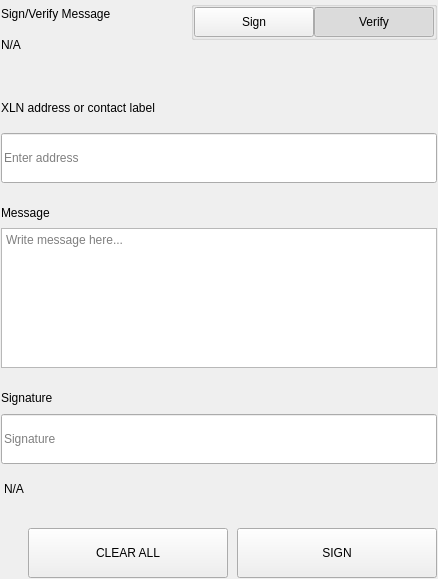
<?xml version="1.0" encoding="UTF-8"?>
<ui version="4.0">
 <class>SettingsSignMessageWidgets</class>
 <widget class="QWidget" name="SettingsSignMessageWidgets">
  <property name="geometry">
   <rect>
    <x>0</x>
    <y>0</y>
    <width>438</width>
    <height>579</height>
   </rect>
  </property>
  <property name="windowTitle">
   <string>Form</string>
  </property>
  <layout class="QVBoxLayout" name="verticalLayout">
   <property name="spacing">
    <number>0</number>
   </property>
   <property name="leftMargin">
    <number>0</number>
   </property>
   <property name="topMargin">
    <number>0</number>
   </property>
   <property name="rightMargin">
    <number>0</number>
   </property>
   <property name="bottomMargin">
    <number>0</number>
   </property>
   <item>
    <widget class="QWidget" name="left" native="true">
     <layout class="QVBoxLayout" name="verticalLayout_3">
      <property name="leftMargin">
       <number>0</number>
      </property>
      <property name="topMargin">
       <number>0</number>
      </property>
      <property name="rightMargin">
       <number>0</number>
      </property>
      <property name="bottomMargin">
       <number>0</number>
      </property>
      <item>
       <widget class="QWidget" name="container_sign" native="true">
        <layout class="QVBoxLayout" name="verticalLayout_2">
         <property name="spacing">
          <number>0</number>
         </property>
         <property name="leftMargin">
          <number>1</number>
         </property>
         <property name="topMargin">
          <number>1</number>
         </property>
         <property name="rightMargin">
          <number>1</number>
         </property>
         <property name="bottomMargin">
          <number>1</number>
         </property>
         <item>
          <layout class="QHBoxLayout" name="horizontalLayout_3" stretch="3,1">
           <property name="spacing">
            <number>40</number>
           </property>
           <item>
            <layout class="QVBoxLayout" name="verticalLayoutTitle">
             <property name="spacing">
              <number>5</number>
             </property>
             <item>
              <widget class="QLabel" name="labelTitle">
               <property name="text">
                <string>Sign/Verify Message</string>
               </property>
              </widget>
             </item>
             <item>
              <widget class="QLabel" name="labelSubtitle1">
               <property name="text">
                <string notr="true">N/A</string>
               </property>
               <property name="wordWrap">
                <bool>true</bool>
               </property>
              </widget>
             </item>
            </layout>
           </item>
           <item alignment="Qt::AlignRight|Qt::AlignTop">
            <widget class="QWidget" name="containerSwitch" native="true">
             <property name="styleSheet">
              <string notr="true">#containerSwitch{
	padding-top:9px;
}</string>
             </property>
             <layout class="QVBoxLayout" name="verticalLayout_6">
              <property name="spacing">
               <number>4</number>
              </property>
              <property name="leftMargin">
               <number>0</number>
              </property>
              <property name="topMargin">
               <number>0</number>
              </property>
              <property name="rightMargin">
               <number>0</number>
              </property>
              <property name="bottomMargin">
               <number>0</number>
              </property>
              <item alignment="Qt::AlignRight">
               <widget class="QGroupBox" name="groupBox">
                <property name="sizePolicy">
                 <sizepolicy hsizetype="Fixed" vsizetype="Preferred">
                  <horstretch>0</horstretch>
                  <verstretch>0</verstretch>
                 </sizepolicy>
                </property>
                <property name="title">
                 <string/>
                </property>
                <property name="alignment">
                 <set>Qt::AlignRight|Qt::AlignTop|Qt::AlignTrailing</set>
                </property>
                <layout class="QHBoxLayout" name="horizontalLayout_4">
                 <property name="spacing">
                  <number>0</number>
                 </property>
                 <property name="leftMargin">
                  <number>0</number>
                 </property>
                 <property name="topMargin">
                  <number>0</number>
                 </property>
                 <property name="rightMargin">
                  <number>0</number>
                 </property>
                 <property name="bottomMargin">
                  <number>0</number>
                 </property>
                 <item>
                  <widget class="QPushButton" name="pushSign">
                   <property name="minimumSize">
                    <size>
                     <width>120</width>
                     <height>30</height>
                    </size>
                   </property>
                   <property name="maximumSize">
                    <size>
                     <width>120</width>
                     <height>30</height>
                    </size>
                   </property>
                   <property name="focusPolicy">
                    <enum>Qt::NoFocus</enum>
                   </property>
                   <property name="text">
                    <string>Sign</string>
                   </property>
                   <property name="checkable">
                    <bool>true</bool>
                   </property>
                   <property name="autoExclusive">
                    <bool>true</bool>
                   </property>
                  </widget>
                 </item>
                 <item>
                  <widget class="QPushButton" name="pushVerify">
                   <property name="minimumSize">
                    <size>
                     <width>120</width>
                     <height>30</height>
                    </size>
                   </property>
                   <property name="maximumSize">
                    <size>
                     <width>120</width>
                     <height>30</height>
                    </size>
                   </property>
                   <property name="focusPolicy">
                    <enum>Qt::NoFocus</enum>
                   </property>
                   <property name="text">
                    <string>Verify</string>
                   </property>
                   <property name="checkable">
                    <bool>true</bool>
                   </property>
                   <property name="checked">
                    <bool>true</bool>
                   </property>
                   <property name="autoExclusive">
                    <bool>true</bool>
                   </property>
                  </widget>
                 </item>
                </layout>
               </widget>
              </item>
              <item alignment="Qt::AlignHCenter|Qt::AlignTop">
               <widget class="QLabel" name="labelSubtitleSwitch">
                <property name="text">
                 <string/>
                </property>
                <property name="alignment">
                 <set>Qt::AlignRight|Qt::AlignTrailing|Qt::AlignVCenter</set>
                </property>
               </widget>
              </item>
             </layout>
            </widget>
           </item>
          </layout>
         </item>
         <item>
          <spacer name="verticalSpacer_2">
           <property name="orientation">
            <enum>Qt::Vertical</enum>
           </property>
           <property name="sizeType">
            <enum>QSizePolicy::Fixed</enum>
           </property>
           <property name="sizeHint" stdset="0">
            <size>
             <width>20</width>
             <height>40</height>
            </size>
           </property>
          </spacer>
         </item>
         <item>
          <widget class="QWidget" name="containerAddress" native="true">
           <property name="sizePolicy">
            <sizepolicy hsizetype="Preferred" vsizetype="Fixed">
             <horstretch>0</horstretch>
             <verstretch>0</verstretch>
            </sizepolicy>
           </property>
           <layout class="QVBoxLayout" name="verticalLayout_5" stretch="0,0">
            <property name="spacing">
             <number>15</number>
            </property>
            <property name="leftMargin">
             <number>0</number>
            </property>
            <property name="topMargin">
             <number>0</number>
            </property>
            <property name="rightMargin">
             <number>0</number>
            </property>
            <property name="bottomMargin">
             <number>0</number>
            </property>
            <item>
             <widget class="QLabel" name="labelSubtitleAddress">
              <property name="minimumSize">
               <size>
                <width>0</width>
                <height>20</height>
               </size>
              </property>
              <property name="maximumSize">
               <size>
                <width>16777215</width>
                <height>20</height>
               </size>
              </property>
              <property name="text">
               <string>XLN address or contact label</string>
              </property>
             </widget>
            </item>
            <item>
             <widget class="QLineEdit" name="addressIn_SM">
              <property name="minimumSize">
               <size>
                <width>0</width>
                <height>50</height>
               </size>
              </property>
              <property name="maximumSize">
               <size>
                <width>16777215</width>
                <height>50</height>
               </size>
              </property>
              <property name="placeholderText">
               <string>Enter address</string>
              </property>
             </widget>
            </item>
           </layout>
          </widget>
         </item>
         <item>
          <spacer name="verticalSpacer_3">
           <property name="orientation">
            <enum>Qt::Vertical</enum>
           </property>
           <property name="sizeType">
            <enum>QSizePolicy::Fixed</enum>
           </property>
           <property name="sizeHint" stdset="0">
            <size>
             <width>20</width>
             <height>20</height>
            </size>
           </property>
          </spacer>
         </item>
         <item>
          <layout class="QVBoxLayout" name="verticalLayout_9">
           <property name="spacing">
            <number>5</number>
           </property>
           <item>
            <widget class="QLabel" name="labelSubtitleMessage">
             <property name="minimumSize">
              <size>
               <width>0</width>
               <height>20</height>
              </size>
             </property>
             <property name="maximumSize">
              <size>
               <width>16777215</width>
               <height>20</height>
              </size>
             </property>
             <property name="text">
              <string>Message</string>
             </property>
            </widget>
           </item>
           <item>
            <widget class="QPlainTextEdit" name="messageIn_SM">
             <property name="minimumSize">
              <size>
               <width>0</width>
               <height>140</height>
              </size>
             </property>
             <property name="maximumSize">
              <size>
               <width>16777215</width>
               <height>140</height>
              </size>
             </property>
             <property name="placeholderText">
              <string>Write message here...</string>
             </property>
            </widget>
           </item>
          </layout>
         </item>
         <item>
          <spacer name="verticalSpacer_4">
           <property name="orientation">
            <enum>Qt::Vertical</enum>
           </property>
           <property name="sizeType">
            <enum>QSizePolicy::Fixed</enum>
           </property>
           <property name="sizeHint" stdset="0">
            <size>
             <width>20</width>
             <height>20</height>
            </size>
           </property>
          </spacer>
         </item>
         <item>
          <widget class="QWidget" name="widget" native="true">
           <property name="minimumSize">
            <size>
             <width>0</width>
             <height>75</height>
            </size>
           </property>
           <property name="maximumSize">
            <size>
             <width>16777215</width>
             <height>16777215</height>
            </size>
           </property>
           <layout class="QVBoxLayout" name="verticalLayout_4">
            <property name="leftMargin">
             <number>0</number>
            </property>
            <property name="topMargin">
             <number>0</number>
            </property>
            <property name="rightMargin">
             <number>0</number>
            </property>
            <property name="bottomMargin">
             <number>0</number>
            </property>
            <item>
             <widget class="QLabel" name="labelSubtitleSignature">
              <property name="minimumSize">
               <size>
                <width>0</width>
                <height>20</height>
               </size>
              </property>
              <property name="maximumSize">
               <size>
                <width>16777215</width>
                <height>20</height>
               </size>
              </property>
              <property name="text">
               <string>Signature</string>
              </property>
             </widget>
            </item>
            <item>
             <widget class="QLineEdit" name="signatureOut_SM">
              <property name="minimumSize">
               <size>
                <width>0</width>
                <height>50</height>
               </size>
              </property>
              <property name="placeholderText">
               <string>Signature</string>
              </property>
             </widget>
            </item>
           </layout>
          </widget>
         </item>
         <item>
          <widget class="QLabel" name="statusLabel_SM">
           <property name="styleSheet">
            <string notr="true">padding-top:5px;</string>
           </property>
           <property name="text">
            <string notr="true">N/A</string>
           </property>
          </widget>
         </item>
         <item>
          <spacer name="verticalSpacer">
           <property name="orientation">
            <enum>Qt::Vertical</enum>
           </property>
           <property name="sizeType">
            <enum>QSizePolicy::Fixed</enum>
           </property>
           <property name="sizeHint" stdset="0">
            <size>
             <width>20</width>
             <height>20</height>
            </size>
           </property>
          </spacer>
         </item>
         <item>
          <layout class="QHBoxLayout" name="horizontalLayout_7">
           <property name="spacing">
            <number>9</number>
           </property>
           <item>
            <spacer name="horizontalSpacer_5">
             <property name="orientation">
              <enum>Qt::Horizontal</enum>
             </property>
             <property name="sizeType">
              <enum>QSizePolicy::Expanding</enum>
             </property>
             <property name="sizeHint" stdset="0">
              <size>
               <width>40</width>
               <height>20</height>
              </size>
             </property>
            </spacer>
           </item>
           <item>
            <widget class="QPushButton" name="pushButtonClear">
             <property name="minimumSize">
              <size>
               <width>200</width>
               <height>50</height>
              </size>
             </property>
             <property name="focusPolicy">
              <enum>Qt::NoFocus</enum>
             </property>
             <property name="text">
              <string>CLEAR ALL</string>
             </property>
            </widget>
           </item>
           <item>
            <widget class="QPushButton" name="pushButtonSave">
             <property name="minimumSize">
              <size>
               <width>200</width>
               <height>50</height>
              </size>
             </property>
             <property name="maximumSize">
              <size>
               <width>200</width>
               <height>50</height>
              </size>
             </property>
             <property name="focusPolicy">
              <enum>Qt::NoFocus</enum>
             </property>
             <property name="text">
              <string>SIGN</string>
             </property>
            </widget>
           </item>
          </layout>
         </item>
        </layout>
       </widget>
      </item>
     </layout>
    </widget>
   </item>
  </layout>
 </widget>
 <resources/>
 <connections/>
</ui>
